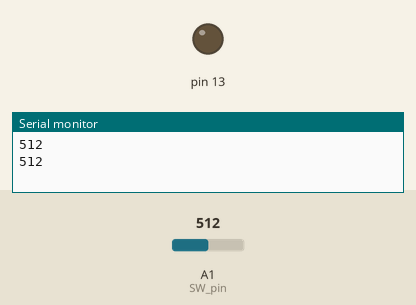
Recording of a sketch running on a simulated Arduino Uno, built with avr-gcc and run on an emulated ATmega328P. On the bench: output pins drawn as LEDs (lit = HIGH), the last lines printed to the serial monitor. The test bench sets the inputs (shaded band); at power-on: A1 (SW_pin) = 512.

Above: at 1.8 s.
1.9 s: A1 (SW_pin) set to 483
At 2.9 s:
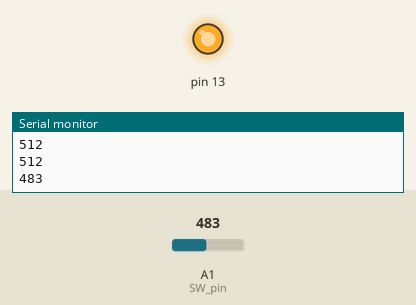
3.5 s: A1 (SW_pin) set to 510
At 4.4 s:
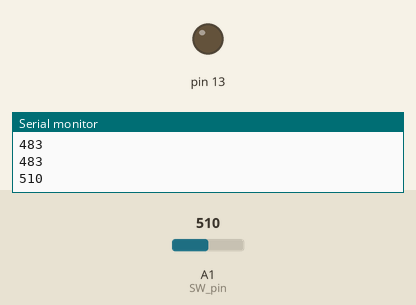
5.5 s: A1 (SW_pin) set to 490
At 7.2 s:
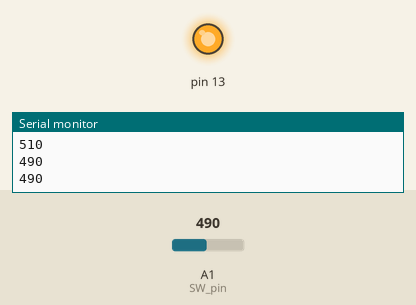
Timing chart, 0 to 8.7 s (numbered marks = the images above; inputs shaded):
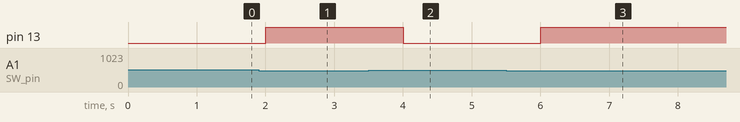

Measured:
- the behaviour switches between 500 and 499 on A1 (SW_pin) (found by bisection; images 0 and 1)
- after the input at 1.9 s, pin 13: LOW → HIGH after 0.10 s
- after the input at 3.5 s, pin 13: HIGH → LOW after 0.50 s
- after the input at 5.5 s, pin 13: LOW → HIGH after 0.50 s

The sketch:

lab4_1.ino
```cpp
const int SW_pin = A1;

void setup() {
  Serial.begin(115200);
  pinMode(SW_pin,INPUT_PULLUP);
  pinMode(13,OUTPUT);
}

void loop() {
  int val = analogRead(SW_pin);

  if(val < 500){
    digitalWrite(13,HIGH);
  }else{
    digitalWrite(13,LOW);
  }

  Serial.println(val);
  delay(1000);

}
```
